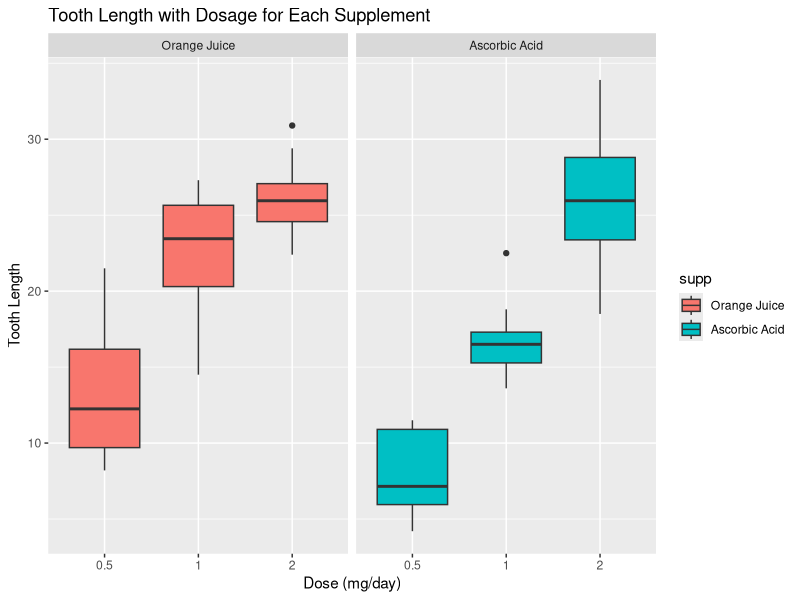

Source code (R): (Note: this script raises an error after producing the figure.)
## ---- chunk 1
knitr::opts_chunk$set(echo = TRUE)
## ---- chunk 2
library(ggplot2)
library(datasets)
data(ToothGrowth)
str(ToothGrowth)
tg <- ToothGrowth

## ---- chunk 3

levels(tg$supp) <- c("Orange Juice", "Ascorbic Acid")
g <- ggplot(tg, aes(x=factor(dose), y=len))
g <- g+ facet_grid(.~supp)
g <- g+ geom_boxplot(aes(fill=supp))
g <- g+ labs(title="Tooth Length with Dosage for Each Supplement")
g <- g+ labs(x="Dose (mg/day)", y="Tooth Length")

print(g)

## ---- chunk 4
head(tg)

## ---- chunk 5
summary(tg)

## ---- chunk 6
dose05 <- t.test(len ~ supp, data=subset(tg, dose==0.5))
dose05$conf.int

## ---- chunk 7
dose05$p.value
## ---- chunk 8
dose1 <- t.test(len ~ supp, data=subset(tg, dose==1))
dose1$conf.int

## ---- chunk 9
dose1$p.value
## ---- chunk 10
dose2 <- t.test(len ~ supp, data=subset(tg, dose==2))
dose2$conf.int

## ---- chunk 11
dose2$p.value
## ---- chunk 12
supp_oj <- subset(tg, supp=="Orange Juice")
summary(supp_oj)
supp_oj_051 <- subset(supp_oj, dose %in% c(0.5, 1.0))
supp_oj_052 <- subset(supp_oj, dose %in% c(0.5, 2.0))
supp_oj_12 <- subset(supp_oj, dose %in% c(1.0, 2.0))
## ---- chunk 13
summary(supp_oj_051)
## ---- chunk 14
supp_oj_051_test <- t.test(len ~ dose, paired=F, var.equal=F, data=supp_oj_051)
supp_oj_051_test$conf.int

## ---- chunk 15
supp_oj_051_test$p.value
## ---- chunk 16
supp_oj_052_test <- t.test(len ~ dose, paired=F, var.equal=F, data=supp_oj_052)
supp_oj_052_test$conf.int

## ---- chunk 17
supp_oj_052_test$p.value
## ---- chunk 18
supp_oj_12_test <- t.test(len ~ dose, paired=F, var.equal=F, data=supp_oj_12)
supp_oj_12_test$conf.int

## ---- chunk 19
supp_oj_12_test$p.value
